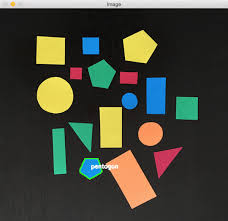
#> input picture auxiliares/auxiliar_7_vision_II/formas.jpg, 228 x 221 px, found by its file name
$ python detector_formas_filtro.py   (older library calls are emulated)
#> lines starting #> are read from the running program, lines starting #| are printed output that depends on the picture; after the words box and inside, x2 and y2 are one past the last pixel; in counts of white or black regions, pixels touching at a corner belong together
import cv2
import numpy as np

# Cargar imagen
img = cv2.imread("auxiliares/auxiliar_7_vision_II/formas.jpg")
#> img is the input picture: shape (221, 228, 3); mean B, G, R 54.8, 66.6, 65.2
gray = cv2.cvtColor(img, cv2.COLOR_BGR2GRAY)
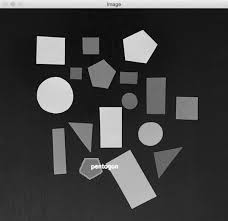
#> gray: shape (221, 228); min 0, max 254, mean 64.9

# Filtro pasa bajo (suavizado)
blur = cv2.GaussianBlur(gray, (5, 5), 0)
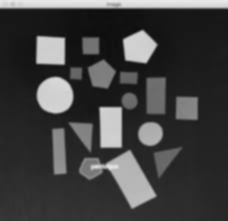
#> blur: shape (221, 228); min 13, max 235, mean 64.9

# Filtro pasa alto (realzado de bordes)
laplacian = cv2.Laplacian(blur, cv2.CV_64F)
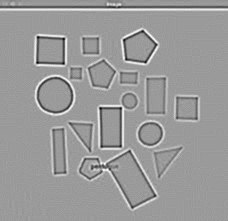
#> laplacian: shape (221, 228) float64; min -68, max 44, mean 0; drawn with min black and max white
laplacian = cv2.convertScaleAbs(laplacian)
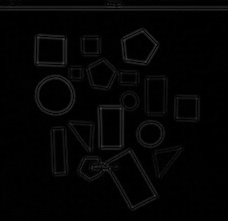
#> laplacian: shape (221, 228); min 0, max 68, mean 4.1

# Detección de bordes
edges = cv2.Canny(laplacian, 50, 150)
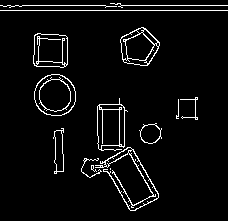
#> edges: shape (221, 228); 4.8% white in thin lines or dots

# Encontrar contornos
contours, _ = cv2.findContours(edges, cv2.RETR_EXTERNAL, cv2.CHAIN_APPROX_SIMPLE)
#> contours = 15 contours, 8 with area under 20; largest, box (x1, y1, x2, y2) and area: (34, 74, 76, 116) 1356, (97, 98, 128, 151) 1114, (120, 27, 160, 66) 1080, (33, 33, 68, 68) 1058, (53, 128, 64, 174) 308, (139, 123, 162, 144) 308, (95, 147, 159, 211) 260

# Dibujar y clasificar formas
for cnt in contours:
    approx = cv2.approxPolyDP(cnt, 0.02 * cv2.arcLength(cnt, True), True)
    if cv2.contourArea(cnt) > 100:
        if len(approx) == 3:
            shape = "Triángulo"
        elif len(approx) == 4:
            shape = "Cuadrado/Rectángulo"
        elif len(approx) > 4:
            shape = "Círculo"
        else:
            shape = "Otra"
        cv2.drawContours(img, [approx], -1, (0, 255, 0), 2)
        x, y = approx[0][0]
        cv2.putText(img, shape, (x, y - 10), cv2.FONT_HERSHEY_SIMPLEX, 0.5, (0, 255, 0), 1)
#> this loop made 15 passes
#> (approx, shape, x, y) on passes 5, 11: ([[63, 128], [54, 131], [54, 173], [63, 171]], 'Cuadrado/Rectángulo', 63, 128), ([[35, 34], [34, 65], [65, 66], [67, 37]], 'Cuadrado/Rectángulo', 35, 34)
#> (shape, x, y) on passes 4, 6, 8, 10, 12: ('Círculo', 127, 147), ('Círculo', 156, 123), ('Círculo', 119, 98), ('Círculo', 47, 75), ('Círculo', 159, 42)
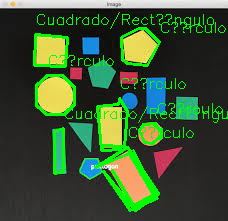
#> img: shape (221, 228, 3); 9.29% of pixels changed, all inside (x1, y1, x2, y2) = (33, 12, 228, 212)

# Mostrar resultados
cv2.imshow("Original", img)
cv2.imshow("Bordes", edges)
cv2.imshow("Pasa Alto", laplacian)
cv2.imshow("Pasa Bajo", blur)
cv2.waitKey(0)
cv2.destroyAllWindows()
